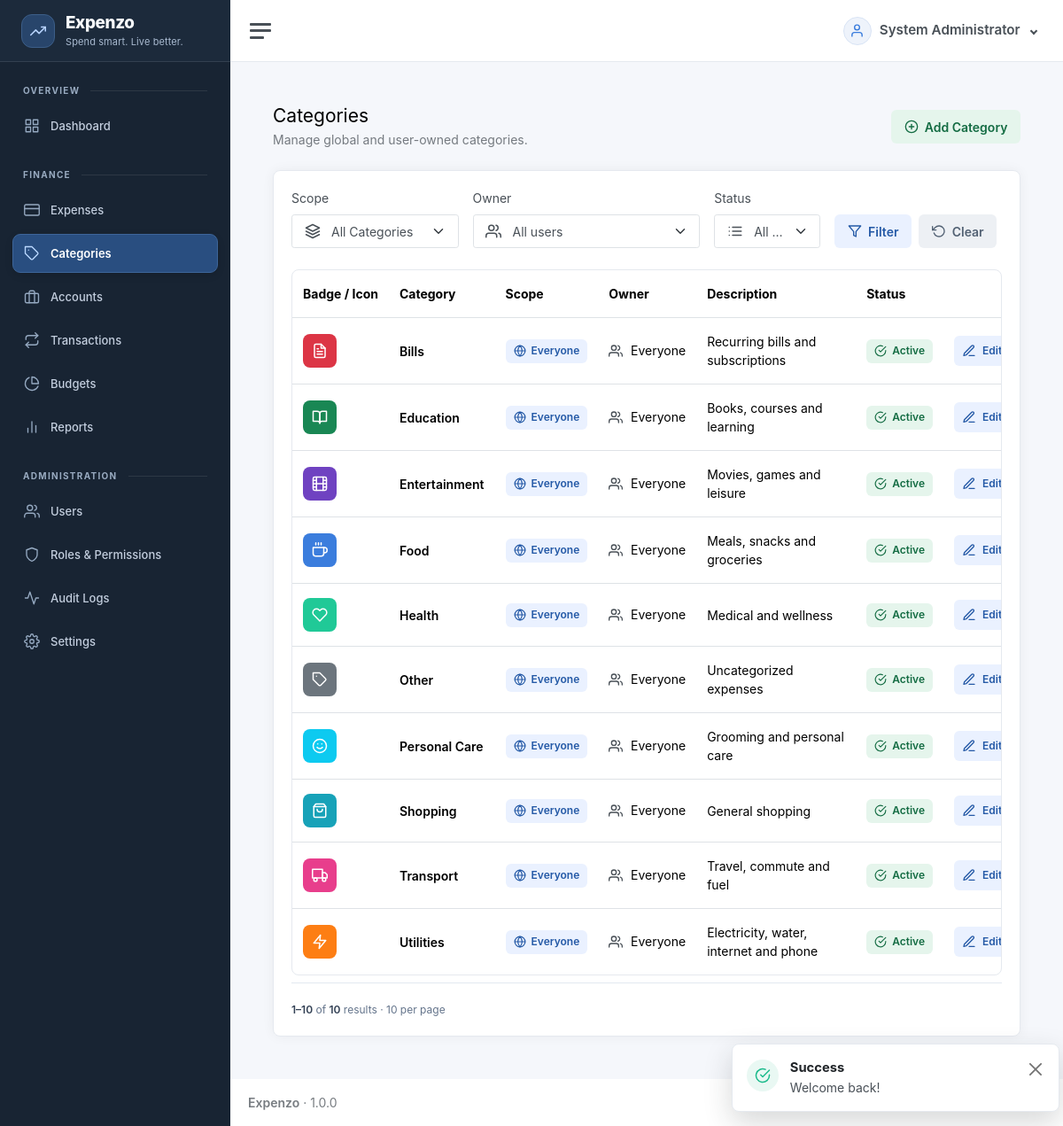
Page /categories (signed in) on the committed database.
### tables this page shows
CREATE TABLE users (
  id BIGINT UNSIGNED AUTO_INCREMENT PRIMARY KEY,
  name VARCHAR(120) NOT NULL,
  email VARCHAR(190) NOT NULL UNIQUE,
  password_hash VARCHAR(255) NOT NULL,
  status ENUM('active','inactive') NOT NULL DEFAULT 'active',
  created_at DATETIME NOT NULL DEFAULT CURRENT_TIMESTAMP,
  updated_at DATETIME NOT NULL DEFAULT CURRENT_TIMESTAMP ON UPDATE CURRENT_TIMESTAMP,
  INDEX idx_users_status(status)
);

CREATE TABLE categories (
  id BIGINT UNSIGNED AUTO_INCREMENT PRIMARY KEY,
  name VARCHAR(120) NOT NULL,
  description TEXT NULL,
  icon VARCHAR(80) NOT NULL DEFAULT 'tag',
  color VARCHAR(20) NOT NULL DEFAULT '#3b7ddd',
  status ENUM('active','inactive') NOT NULL DEFAULT 'active',
  owner_id BIGINT UNSIGNED NULL,
  owner_scope BIGINT UNSIGNED GENERATED ALWAYS AS (COALESCE(owner_id,0)) STORED,
  created_by BIGINT UNSIGNED NULL,
  created_at DATETIME NOT NULL DEFAULT CURRENT_TIMESTAMP,
  updated_at DATETIME NOT NULL DEFAULT CURRENT_TIMESTAMP ON UPDATE CURRENT_TIMESTAMP,
  UNIQUE KEY uq_categories_owner_name(owner_scope,name),
  INDEX idx_categories_status(status),
  INDEX idx_categories_owner_status(owner_id,status),
  FOREIGN KEY(owner_id) REFERENCES users(id) ON DELETE RESTRICT,
  FOREIGN KEY(created_by) REFERENCES users(id) ON DELETE SET NULL
);

### resources/views/partials/row-actions.php (the view, shortened to what the rows shown need)
<div class="table-actions">
    <?php if ($mayEdit): ?><a class="action-button action-button--primary btn btn-sm btn-outline-primary" href="<?=e(url($module.'/'.$rowId.'/edit'))?>"><i data-feather="edit-3" aria-hidden="true"></i>Edit<span class="visually-hidden"> <?=e($rowName)?></span></a><?php endif; ?>
</div>

### resources/views/categories/index.php (shortened to what the rows shown need)
<?php
$module = 'categories';
$showOwner = can('categories.view_all');
require dirname(__DIR__).'/partials/page-header.php';
?>
<div class="card"><div class="card-body">
<?php if ($showOwner): ?>
<form method="get" action="<?=e(url('categories'))?>" class="row g-3 align-items-end mb-4">
<div class="col-md-3"><label for="scope" class="form-label">Scope</label></div>
<div class="col-md-4"><label for="owner_id" class="form-label">Owner</label></div>
<div class="col-md-2"><label for="filter-status" class="form-label">Status</label></div>
<div class="col-md-3 d-flex gap-2"><button class="action-button action-button--primary btn btn-primary" type="submit"><i data-feather="filter" aria-hidden="true"></i>Filter</button><a class="action-button action-button--neutral btn btn-outline-secondary" href="<?=e(url('categories'))?>"><i data-feather="rotate-ccw" aria-hidden="true"></i>Clear</a></div>
</form>
<?php endif; ?>
<div class="table-responsive" role="region" aria-label="Categories table" tabindex="0"><table class="table crud-table mb-0">
<thead><tr><th scope="col">Badge / Icon</th><th scope="col">Category</th><th scope="col">Scope</th><?php if ($showOwner): ?><th scope="col">Owner</th><?php endif; ?><th scope="col">Description</th><th scope="col">Status</th><th scope="col" class="text-end">Actions</th></tr></thead>
<tbody>
<?php foreach ($rows as $r): ?>
<tr>
<td><span class="category-badge" style="background-color:<?=e(preg_match('/^#[a-fA-F0-9]{6}$/D', $r['display_color'] ?? '') ? $r['display_color'] : '#3b7ddd')?>"><?php if (!empty($r['badge'])): ?><?=e($r['badge'])?><?php else: ?><i data-feather="<?=e($r['display_icon'] ?? 'tag')?>"></i><?php endif; ?></span></td>
<td class="fw-semibold"><?=e($r['name'])?></td>
<td><span class="status-badge status-badge--<?=$r['owner_id'] === null ? 'primary' : 'neutral'?>"><i data-feather="<?=$r['owner_id'] === null ? 'globe' : 'user'?>" aria-hidden="true"></i><?=$r['owner_id'] === null ? 'Everyone' : ((int)$r['owner_id'] === (int)auth_user()['id'] ? 'Only me' : 'Owner only')?></span></td>
<?php if ($showOwner): ?><td><span class="inline-icon-text"><i data-feather="<?=$r['owner_id'] === null ? 'users' : 'user'?>" aria-hidden="true"></i><?=e($r['owner_name'] ?? 'Everyone')?></span></td><?php endif; ?>
<td class="table-description"><?=e($r['description'] ?? '')?></td>
<td><span class="status-badge status-badge--<?=in_array($r['status'], ['active', 'posted'], true) ? 'success' : 'neutral'?>"><i data-feather="<?=in_array($r['status'], ['active', 'posted'], true) ? 'check-circle' : 'pause-circle'?>" aria-hidden="true"></i><?=e(ucfirst($r['status']))?></span></td>
<td><?php
$rowId = $r['id']; $rowName = $r['name'];
$manageable = Authorization::categoryManageable(auth_user(), $r);
$mayEdit = $manageable && can('categories.edit');
require dirname(__DIR__).'/partials/row-actions.php';
?></td>
</tr>
<?php endforeach; ?>
</tbody></table></div>
<?php $total = $data['total']; $page = $data['page']; $per = $data['per']; require dirname(__DIR__).'/partials/pagination.php'; ?>
</div></div>

### app/Core/Router.php (shortened to what the rows shown need)
<?php
final class Router { private array $routes=[];
 private function add(string $method,string $path,string $handler):void{$this->routes[] = compact('method','path','handler');}
 public function dispatch(Request $request):void{foreach($this->routes as $r){if($r['method']!==$request->method())continue;$pattern=preg_replace('#\\{([a-zA-Z_][a-zA-Z0-9_]*)\\}#','(?P<$1>[^/]+)',str_replace('/','\/',$r['path']));if(preg_match('#^'.$pattern.'$#',$request->path(),$m)){[$class,$method]=explode('@',$r['handler']);$controller=new $class();$params=[];foreach($m as $k=>$v)if(!is_int($k))$params[]=$v; $controller->$method($request,...$params);return;}} Response::status(404); View::render('errors/404',[], 'app');}
}

### resources/views/layouts/app.php (shortened to what the rows shown need)
<?php
$sidebarPath = rtrim((new \App\Core\Request())->path(), '/') ?: '/';
$navigation = [
    'Overview' => ['dashboard' => ['Dashboard', 'grid', 'dashboard.view']],
    'Finance' => [
        'expenses' => ['Expenses', 'credit-card', 'expenses.view'],
        'categories' => ['Categories', 'tag', 'categories.view'],
        'accounts' => ['Accounts', 'briefcase', 'accounts.view'],
        'transactions' => ['Transactions', 'repeat', 'transactions.view'],
        'budgets' => ['Budgets', 'pie-chart', 'budgets.view'],
        'reports' => ['Reports', 'bar-chart-2', 'reports.view'],
    ],
    'Administration' => [
        'users' => ['Users', 'users', 'users.view'],
        'roles' => ['Roles & Permissions', 'shield', 'roles.view'],
        'audit-logs' => ['Audit Logs', 'activity', 'audit.view'],
        'settings' => ['Settings', 'settings', 'settings.view'],
    ],
];
$currentUser = auth_user() ?? [];
$currentUserName = $currentUser['name'] ?? 'User';
?>
<!doctype html>
<html lang="en">
<head>
    <link href="<?= asset('app.css') ?>" rel="stylesheet">
    <link href="<?= asset('crud.css') ?>" rel="stylesheet">
</head>
<body class="app-shell">
    <div class="wrapper">
        <nav id="sidebar" class="sidebar js-sidebar" aria-label="Main navigation">
            <div class="sidebar-content js-simplebar">
                <a aria-label="<?= e(APP_NAME) ?> home" class="sidebar-brand app-sidebar-brand" href="<?= e(url(landing_path())) ?>"><span class="sidebar-brand-mark"><i data-feather="trending-up" aria-hidden="true"></i></span><span class="align-middle brand-mini"><span><?= e(APP_NAME) ?></span><span class="sidebar-brand-tagline">Spend smart. Live better.</span></span></a>
                <ul class="sidebar-nav">
                    <?php foreach ($navigation as $group => $items):
                        $visible = array_filter($items, static fn(array $item): bool => can($item[2]));
                        ?>
                        <li class="sidebar-header"><?= e($group) ?></li>
                        <?php foreach ($visible as $section => [$label, $icon, $permission]):
                            $active = $sidebarPath === '/' . $section || str_starts_with($sidebarPath, '/' . $section . '/') || ($section === 'dashboard' && $sidebarPath === '/');
                            ?>
                            <li class="sidebar-item <?= $active ? 'active' : '' ?>"><a class="sidebar-link" aria-label="<?= e($label) ?>"
                                    href="<?= e(url($section)) ?>" <?= $active ? 'aria-current="page"' : '' ?>><i aria-hidden="true" class="align-middle" data-feather="<?= e($icon) ?>"></i><span
                                        class="align-middle"><?= e($label) ?></span></a></li>
                        <?php endforeach; endforeach; ?>
                </ul>
            </div>
        </nav>
        <div class="main">
            <nav class="navbar navbar-expand navbar-light navbar-bg">
                <a class="sidebar-toggle app-sidebar-toggle" role="button" tabindex="0" aria-label="Toggle navigation" aria-controls="sidebar" aria-expanded="true"><i
                        class="hamburger align-self-center"></i></a>
                <div class="navbar-collapse collapse">
                    <ul class="navbar-nav navbar-align">
                        <li class="nav-item dropdown">
                            <a class="nav-link user-menu-toggle dropdown-toggle" href="#" data-bs-toggle="dropdown"
                                aria-expanded="false">
                                <span class="user-menu-avatar"><i data-feather="user"></i></span>
                                <span class="user-menu-name"><?= e($currentUserName) ?></span>
                            </a>
                        </li>
                    </ul>
                </div>
            </nav>
            <main class="content">
                <div class="container-fluid p-0">
                    <?= $content ?>
                </div>
            </main>
            <footer class="footer">
                <div class="container-fluid">
                    <div class="row text-muted">
                        <div class="col-6 text-start">
                            <p class="mb-0"><strong><?= e(APP_NAME) ?></strong> &middot; <?= APP_VERSION ?></p>
                        </div>
                        <div class="col-6 text-end">All Rights Reserved &copy; <?= date('Y') ?></div>
                    </div>
                </div>
            </footer>
        </div>
    </div>
    <?php require dirname(__DIR__).'/partials/toasts.php'; ?>
</body>
</html>

### rows in the picture
users: name "System Administrator"
categories: name "Bills", shows "Everyone", owner_name "Everyone", description "Recurring bills and subscriptions", status "Active"
categories: name "Education", shows "Everyone", owner_name "Everyone", description "Books, courses and learning", status "Active"
categories: name "Entertainment", shows "Everyone", owner_name "Everyone", description "Movies, games and leisure", status "Active"
categories: name "Food", shows "Everyone", owner_name "Everyone", description "Meals, snacks and groceries", status "Active"
categories: name "Health", shows "Everyone", owner_name "Everyone", description "Medical and wellness", status "Active"
categories: name "Other", shows "Everyone", owner_name "Everyone", description "Uncategorized expenses", status "Active"
categories: name "Personal Care", shows "Everyone", owner_name "Everyone", description "Grooming and personal care", status "Active"
categories: name "Shopping", shows "Everyone", owner_name "Everyone", description "General shopping", status "Active"
categories: name "Transport", shows "Everyone", owner_name "Everyone", description "Travel, commute and fuel", status "Active"
categories: name "Utilities", shows "Everyone", owner_name "Everyone", description "Electricity, water, internet and phone", status "Active"

### other values in the picture
$group "OVERVIEW"
$label "Dashboard"
$group "FINANCE"
$label "Expenses"
$label "Categories"
$label "Accounts"
$label "Transactions"
$label "Budgets"
$label "Reports"
$group "ADMINISTRATION"
$label "Users"
$label "Roles & Permissions"
$label "Audit Logs"
$label "Settings"
$toast['label'] "Success"
